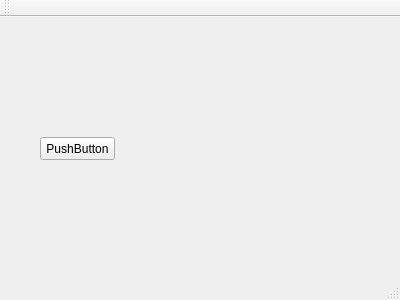
<?xml version="1.0" encoding="UTF-8"?>
<ui version="4.0">
 <class>MainWindow</class>
 <widget class="QMainWindow" name="MainWindow">
  <property name="geometry">
   <rect>
    <x>0</x>
    <y>0</y>
    <width>400</width>
    <height>300</height>
   </rect>
  </property>
  <property name="windowTitle">
   <string>MainWindow</string>
  </property>
  <widget class="QWidget" name="centralWidget">
   <widget class="QPushButton" name="pushButton">
    <property name="geometry">
     <rect>
      <x>40</x>
      <y>120</y>
      <width>75</width>
      <height>23</height>
     </rect>
    </property>
    <property name="text">
     <string>PushButton</string>
    </property>
   </widget>
  </widget>
  <widget class="QMenuBar" name="menuBar">
   <property name="geometry">
    <rect>
     <x>0</x>
     <y>0</y>
     <width>400</width>
     <height>23</height>
    </rect>
   </property>
  </widget>
  <widget class="QToolBar" name="mainToolBar">
   <attribute name="toolBarArea">
    <enum>TopToolBarArea</enum>
   </attribute>
   <attribute name="toolBarBreak">
    <bool>false</bool>
   </attribute>
  </widget>
  <widget class="QStatusBar" name="statusBar"/>
 </widget>
 <layoutdefault spacing="6" margin="11"/>
 <resources/>
 <connections/>
</ui>
